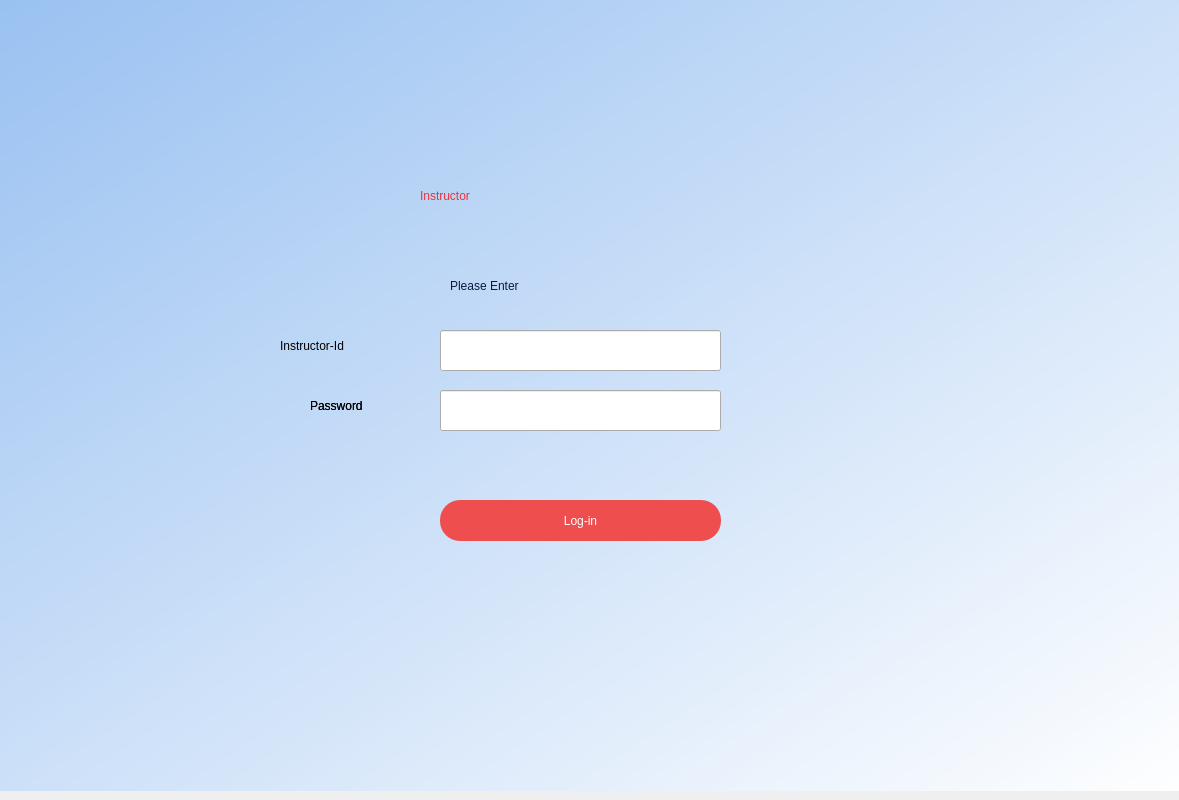
<?xml version="1.0" encoding="UTF-8"?>
<ui version="4.0">
 <class>Dialog</class>
 <widget class="QDialog" name="Dialog">
  <property name="geometry">
   <rect>
    <x>0</x>
    <y>0</y>
    <width>1179</width>
    <height>800</height>
   </rect>
  </property>
  <property name="windowTitle">
   <string>Dialog</string>
  </property>
  <widget class="QWidget" name="widget" native="true">
   <property name="geometry">
    <rect>
     <x>0</x>
     <y>-10</y>
     <width>1211</width>
     <height>801</height>
    </rect>
   </property>
   <property name="styleSheet">
    <string notr="true">QWidget#widget{
background-color:qlineargradient(spread:pad, x1:0, y1:0, x2:1, y2:1, stop:0 rgba(153, 193, 241, 255), stop:1 rgba(255, 255, 255, 255));}</string>
   </property>
   <widget class="QLabel" name="label">
    <property name="geometry">
     <rect>
      <x>420</x>
      <y>160</y>
      <width>331</width>
      <height>91</height>
     </rect>
    </property>
    <property name="styleSheet">
     <string notr="true">font: 48pt &quot;DejaVu Serif&quot;;
color:rgb(237, 51, 59);</string>
    </property>
    <property name="text">
     <string>Instructor</string>
    </property>
   </widget>
   <widget class="QLabel" name="label_2">
    <property name="geometry">
     <rect>
      <x>450</x>
      <y>260</y>
      <width>271</width>
      <height>71</height>
     </rect>
    </property>
    <property name="styleSheet">
     <string notr="true">font: 30pt &quot;DejaVu Serif&quot;;
color: #0C1844;</string>
    </property>
    <property name="text">
     <string>Please Enter</string>
    </property>
   </widget>
   <widget class="QPushButton" name="login">
    <property name="geometry">
     <rect>
      <x>440</x>
      <y>510</y>
      <width>281</width>
      <height>41</height>
     </rect>
    </property>
    <property name="styleSheet">
     <string notr="true">border-radius:20px;
background-color: #EE4E4E;

font: 20pt &quot;DejaVu Sans&quot;;
color: rgb(255, 255, 255);</string>
    </property>
    <property name="text">
     <string>Log-in</string>
    </property>
   </widget>
   <widget class="QLineEdit" name="id_field">
    <property name="geometry">
     <rect>
      <x>440</x>
      <y>340</y>
      <width>281</width>
      <height>41</height>
     </rect>
    </property>
    <property name="styleSheet">
     <string notr="true">font: 16pt &quot;DejaVu Serif&quot;;</string>
    </property>
   </widget>
   <widget class="QLineEdit" name="password_field">
    <property name="geometry">
     <rect>
      <x>440</x>
      <y>400</y>
      <width>281</width>
      <height>41</height>
     </rect>
    </property>
    <property name="styleSheet">
     <string notr="true">font: 16pt &quot;DejaVu Serif&quot;;</string>
    </property>
   </widget>
   <widget class="QLabel" name="label_4">
    <property name="geometry">
     <rect>
      <x>310</x>
      <y>400</y>
      <width>101</width>
      <height>31</height>
     </rect>
    </property>
    <property name="styleSheet">
     <string notr="true">font: 16pt &quot;DejaVu Serif&quot;;</string>
    </property>
    <property name="text">
     <string>Password</string>
    </property>
   </widget>
   <widget class="QLabel" name="label_5">
    <property name="geometry">
     <rect>
      <x>310</x>
      <y>400</y>
      <width>101</width>
      <height>31</height>
     </rect>
    </property>
    <property name="styleSheet">
     <string notr="true">font: 16pt &quot;DejaVu Serif&quot;;</string>
    </property>
    <property name="text">
     <string>Password</string>
    </property>
   </widget>
   <widget class="QLabel" name="label_6">
    <property name="geometry">
     <rect>
      <x>280</x>
      <y>340</y>
      <width>141</width>
      <height>31</height>
     </rect>
    </property>
    <property name="styleSheet">
     <string notr="true">font: 16pt &quot;DejaVu Serif&quot;;</string>
    </property>
    <property name="text">
     <string>Instructor-Id</string>
    </property>
   </widget>
   <widget class="QLabel" name="message_label">
    <property name="geometry">
     <rect>
      <x>440</x>
      <y>460</y>
      <width>281</width>
      <height>21</height>
     </rect>
    </property>
    <property name="text">
     <string/>
    </property>
   </widget>
  </widget>
 </widget>
 <resources/>
 <connections/>
</ui>
